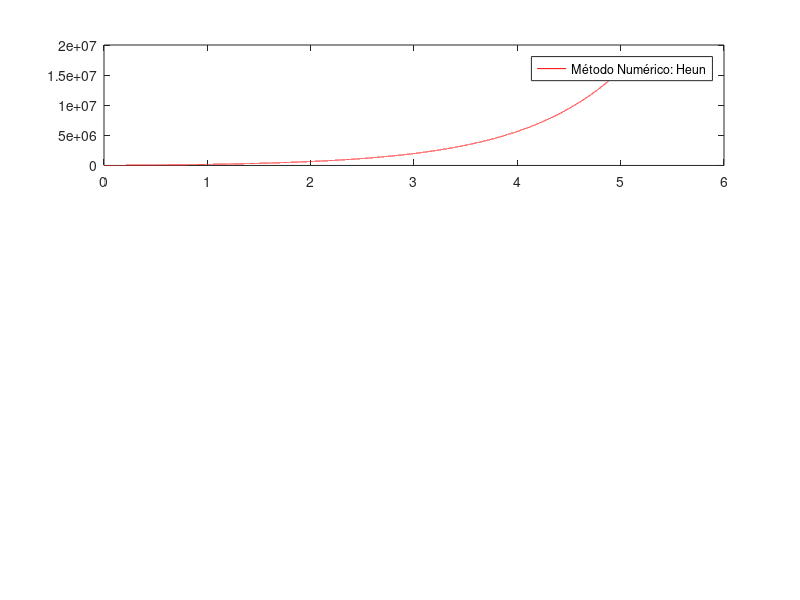

Here is the MATLAB script that generated this plot: (Note: this script raises an error after producing the figure.)
% Modelo de Circuito LRC de ordem 2
% Alexandre Galdino da Nóbrega
% Métodos Numéricos: Heun e RK-4 
  clc; clear;

% COEFICIENTES
R = 172 * 10^-4; %Elemento de Resistência em Ohm 
L =  1 * 10^-7; %Elemento de Indutância em Henry 
C = 1 * 10^-5; % Elemento de Capacitância em Faraday

% EDO da Tensão. Lei de Kitchkoff com fator seno 
EDO = @(t, q, tx_ic, tx2_ic) ...
      ( ( ( 1 / C) + tx2_ic ) + (L * tx_ic) + (R * q)) % * sin(1000*t);

% EIXO DO TEMPO
h = 0.0001; % passo
a = 0; % valor inicial do intervalo
b = 5; % valor final do intervalo 
n = (b - a) / h; % quantidade de iterações

% VALORES INICIAIS
t(1) = a; q(1) = 0; % q é a carga elétrica 
tx_ic(1) = 0; % tx_ic é a taxa da corrente do condutor
tx2_ic(1) = 0;  % tx2_ic é a taxa de segunda ordem da corrente do condutor

% MÉTODO DE HEUN
k1 = 0; k2 = 0; 
fprintf("Heun metodo:\n");
for j=1:n
   t(j+1) = t(j) + h;
   k1 = EDO( t(j) , q(j), tx_ic(j), tx2_ic(j) );
   k2 = EDO( (t(j) + h / 2), q(j) + h * (k1 / 2) , tx2_ic(j) + h * (k1 / 2) , ...
        tx2_ic(j) + h * ( k1 / 2 ) );
 
   q(j+1)    = q(j) + ( h / 2 ) * (k1 + k2);
   tx_ic(j+1) = tx_ic(j) + (h / 2) * (k1 + k2);
   tx2_ic(j+1)= tx2_ic(j) + (h / 2) * (k1 + k2);
   fprintf("%.5f \t %.5f\t\n", t(j), q(j));
end

figure(1);
subplot(311);
plot(t, q, '-r');
legend('Método Numérico: Heun');
subtitle('Carga elétrica x tempo: Coulomb x s ');
grid on;

%MÉTODO DE RK-4
k1 = 0; k2 = 0; k3 = 0; k4 = 0;
t(1)=0;
q(1) = 0; tx_ic(1) = 0; tx2_ic(1) = 0;
fprintf("RK-4 t(j)  ic(j)\n");
for j=1:n
    t(j+1) = t(j) + h;
    k1 = h * EDO( t(j), q(j), tx_ic(j), tx2_ic(j) );
    k2 = h * EDO( t(j) + (h / 2), (q(j) + (k1 / 2) ), ...
         tx_ic(j) + (k1 / 2), tx2_ic(j) + (k1 / 2) );
    k3 = h * EDO( t(j) + (h / 2), q(j) + ( k2 / 2), ...
         tx_ic(j) + (k2 /2), tx2_ic(j) + (k2 / 2) );
    k4 = h * EDO( t(j+1), q(j) + k3, tx_ic(j) + k3, tx2_ic(j) + k3 );
    
    ic(j+1)   = q(j) + (k1 + 2 * k2 + 2 * k3 + k4 ) / 6;
    tx_ic(j+1)= tx_ic(j) + (k1 + 2 * k2 + 2 * k3 + k4) / 6;
    tx2_ic(j+1)=tx2_ic(j)+ (k1 + 2 * k2 + 2 * k3 + k4) / 6;
    fprintf("%.5f\t %.5f\t\n", t(j), ic(j));
end;
 
 subplot(312);
 plot(t, q, '-b');
 legend('Método: RK-4');
 subtitle('Carga Elétrica x tempo (Coulomb x s)');
 grid on;
